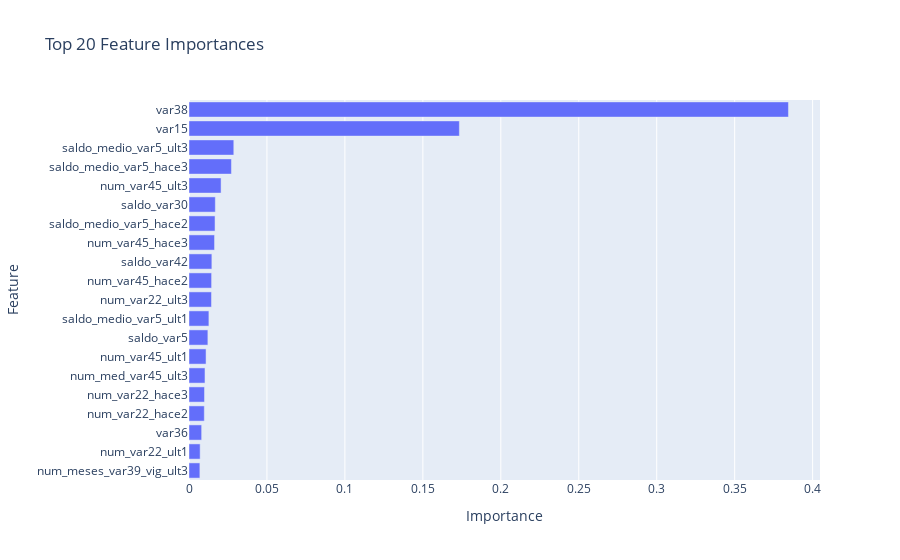

Notebook code cell kept with this figure:
### Code cell
fig = px.bar(Selector.feature_importance_df, x='Importance', y='Feature', orientation='h',
             title=f'Top {top_n} Feature Importances',
             labels={'Importance': 'Importance', 'Feature': 'Feature'})

# sort from most to least important
fig.update_yaxes(categoryorder='total ascending')

fig.show()

### Figure 1 — Plotly figure (JSON) as saved in the notebook; plotly's stock layout.template omitted (floating-point values rounded to 4 significant figures)
{"data": [{"alignmentgroup": "True", "hovertemplate": "Importance=%{x}<br>Feature=%{y}<extra></extra>", "legendgroup": "", "marker": {"color": "#636efa", "pattern": {"shape": ""}}, "name": "", "offsetgroup": "", "orientation": "h", "showlegend": false, "textposition": "auto", "type": "bar", "x": [0.3845, 0.1734, 0.02873, 0.02721, 0.02057, 0.01689, 0.01671, 0.01638, 0.01467, 0.0145, 0.01442, 0.01277, 0.01211, 0.01094, 0.01025, 0.00995, 0.009817, 0.008117, 0.007144, 0.006976], "xaxis": "x", "y": ["var38", "var15", "saldo_medio_var5_ult3", "saldo_medio_var5_hace3", "num_var45_ult3", "saldo_var30", "saldo_medio_var5_hace2", "num_var45_hace3", "saldo_var42", "num_var45_hace2", "num_var22_ult3", "saldo_medio_var5_ult1", "saldo_var5", "num_var45_ult1", "num_med_var45_ult3", "num_var22_hace3", "num_var22_hace2", "var36", "num_var22_ult1", "num_meses_var39_vig_ult3"], "yaxis": "y"}], "layout": {"barmode": "relative", "legend": {"tracegroupgap": 0}, "title": {"text": "Top 20 Feature Importances"}, "xaxis": {"anchor": "y", "domain": [0, 1], "title": {"text": "Importance"}}, "yaxis": {"anchor": "x", "categoryorder": "total ascending", "domain": [0, 1], "title": {"text": "Feature"}}}}
